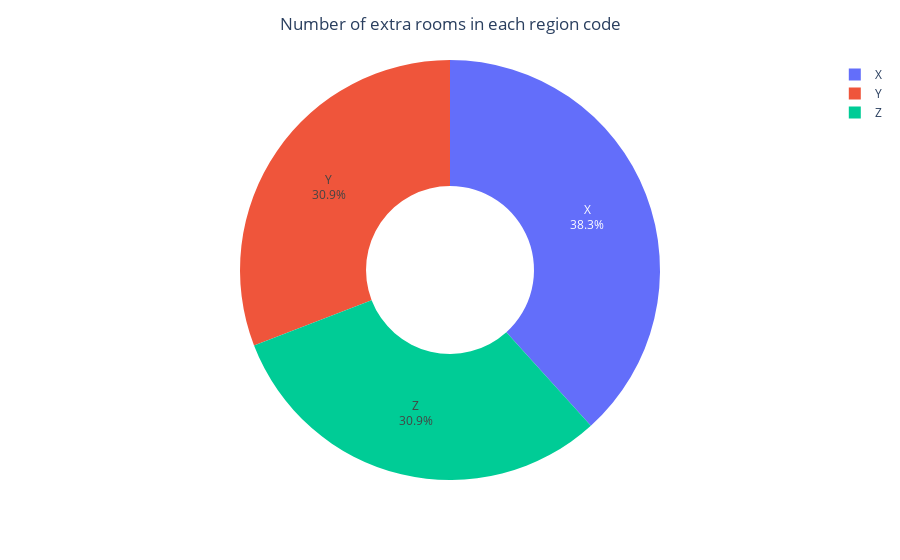

Write notebook code for a chart like this one.
### Code cell
df_beds_1=df_beds_grouped.groupby('Hospital_region_code')['Available Extra Rooms in Hospital'].sum().reset_index()
fig4=px.pie(df_beds_1,values='Available Extra Rooms in Hospital',names='Hospital_region_code',hole=0.4)
fig4.update_layout(title='Number of extra rooms in each region code',title_x=0.5)
fig4.update_traces(textinfo='percent+label')

### Figure 1 — Plotly figure (JSON) as saved in the notebook; plotly's stock layout.template omitted (floating-point values rounded to 4 significant figures)
{"data": [{"domain": {"x": [0, 1], "y": [0, 1]}, "hole": 0.4, "hovertemplate": "Hospital_region_code=%{label}<br>Available Extra Rooms in Hospital=%{value}<extra></extra>", "labels": ["X", "Y", "Z"], "legendgroup": "", "name": "", "showlegend": true, "textinfo": "percent+label", "type": "pie", "values": [36, 29, 29]}], "layout": {"legend": {"tracegroupgap": 0}, "margin": {"t": 60}, "title": {"text": "Number of extra rooms in each region code", "x": 0.5}}}
